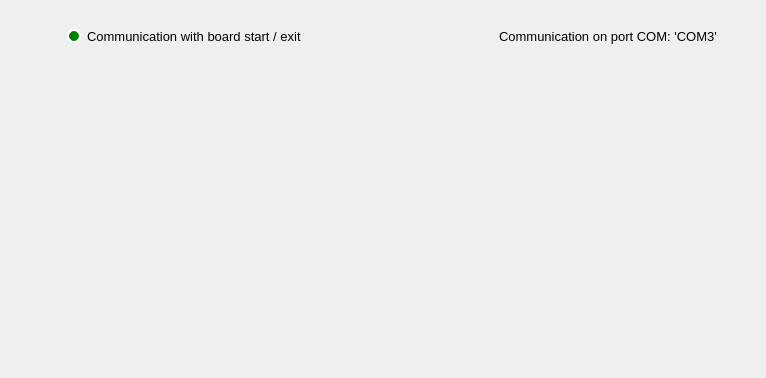
                   <widget class="QWidget" name="tab_com">
                    <attribute name="title">
                     <string>Communication</string>
                    </attribute>
                    <layout class="QGridLayout" name="gridLayout_24">
                     <item row="2" column="1" colspan="7">
                      <widget class="QLabel" name="label_com_rys">
                       <property name="sizePolicy">
                        <sizepolicy hsizetype="Preferred" vsizetype="Preferred">
                         <horstretch>0</horstretch>
                         <verstretch>0</verstretch>
                        </sizepolicy>
                       </property>
                       <property name="minimumSize">
                        <size>
                         <width>500</width>
                         <height>300</height>
                        </size>
                       </property>
                       <property name="maximumSize">
                        <size>
                         <width>1333</width>
                         <height>800</height>
                        </size>
                       </property>
                       <property name="styleSheet">
                        <string notr="true"/>
                       </property>
                       <property name="text">
                        <string/>
                       </property>
                       <property name="textFormat">
                        <enum>Qt::PlainText</enum>
                       </property>
                       <property name="pixmap">
                        <pixmap resource="icons/icons.qrc">:/others/others/vis_arduino.jpg</pixmap>
                       </property>
                       <property name="scaledContents">
                        <bool>true</bool>
                       </property>
                       <property name="alignment">
                        <set>Qt::AlignCenter</set>
                       </property>
                      </widget>
                     </item>
                     <item row="0" column="4">
                      <widget class="QLabel" name="logo_home_arduino_4">
                       <property name="minimumSize">
                        <size>
                         <width>50</width>
                         <height>50</height>
                        </size>
                       </property>
                       <property name="maximumSize">
                        <size>
                         <width>50</width>
                         <height>50</height>
                        </size>
                       </property>
                       <property name="styleSheet">
                        <string notr="true"/>
                       </property>
                       <property name="text">
                        <string/>
                       </property>
                       <property name="pixmap">
                        <pixmap resource="icons/icons.qrc">:/50x50/50x50/icons8-usb-micro-b-50.png</pixmap>
                       </property>
                       <property name="scaledContents">
                        <bool>true</bool>
                       </property>
                       <property name="alignment">
                        <set>Qt::AlignCenter</set>
                       </property>
                      </widget>
                     </item>
                     <item row="0" column="5" colspan="2">
                      <widget class="QLabel" name="label_home_port_2">
                       <property name="minimumSize">
                        <size>
                         <width>250</width>
                         <height>50</height>
                        </size>
                       </property>
                       <property name="maximumSize">
                        <size>
                         <width>400</width>
                         <height>50</height>
                        </size>
                       </property>
                       <property name="font">
                        <font>
                         <pointsize>10</pointsize>
                        </font>
                       </property>
                       <property name="text">
                        <string>Communication on port COM: 'COM3'</string>
                       </property>
                       <property name="alignment">
                        <set>Qt::AlignJustify|Qt::AlignVCenter</set>
                       </property>
                      </widget>
                     </item>
                     <item row="0" column="1">
                      <widget class="QLabel" name="logo_home_arduino_3">
                       <property name="minimumSize">
                        <size>
                         <width>50</width>
                         <height>50</height>
                        </size>
                       </property>
                       <property name="maximumSize">
                        <size>
                         <width>50</width>
                         <height>50</height>
                        </size>
                       </property>
                       <property name="styleSheet">
                        <string notr="true"/>
                       </property>
                       <property name="text">
                        <string/>
                       </property>
                       <property name="pixmap">
                        <pixmap resource="icons/icons.qrc">:/50x50/50x50/icons8-arduino-uno-board-50.png</pixmap>
                       </property>
                       <property name="scaledContents">
                        <bool>true</bool>
                       </property>
                       <property name="alignment">
                        <set>Qt::AlignCenter</set>
                       </property>
                      </widget>
                     </item>
                     <item row="0" column="2">
                      <widget class="QRadioButton" name="radioButton_home_comm_2">
                       <property name="enabled">
                        <bool>true</bool>
                       </property>
                       <property name="sizePolicy">
                        <sizepolicy hsizetype="Expanding" vsizetype="Preferred">
                         <horstretch>0</horstretch>
                         <verstretch>0</verstretch>
                        </sizepolicy>
                       </property>
                       <property name="minimumSize">
                        <size>
                         <width>250</width>
                         <height>50</height>
                        </size>
                       </property>
                       <property name="maximumSize">
                        <size>
                         <width>400</width>
                         <height>100</height>
                        </size>
                       </property>
                       <property name="font">
                        <font>
                         <pointsize>10</pointsize>
                        </font>
                       </property>
                       <property name="contextMenuPolicy">
                        <enum>Qt::NoContextMenu</enum>
                       </property>
                       <property name="toolTip">
                        <string>Comm. PC &lt;-&gt; Arduino</string>
                       </property>
                       <property name="layoutDirection">
                        <enum>Qt::LeftToRight</enum>
                       </property>
                       <property name="styleSheet">
                        <string notr="true">QRadioButton::indicator:checked {
    background-color:       green;
    border:                 2px solid white;
	border-radius:          7px;
}

QRadioButton::indicator:unchecked {
    background-color:       red;
    border:                 2px solid white;
	border-radius:          7px;
}</string>
                       </property>
                       <property name="text">
                        <string>Communication with board start / exit</string>
                       </property>
                       <property name="checked">
                        <bool>true</bool>
                       </property>
                       <property name="autoExclusive">
                        <bool>false</bool>
                       </property>
                      </widget>
                     </item>
                    </layout>
                   </widget>
